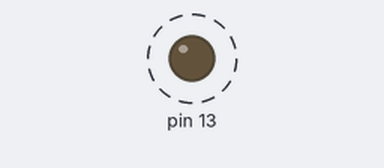
A sketch run on a simulated Arduino Uno, built with avr-gcc and run on an emulated ATmega328P. Shown: output pins drawn as LEDs (lit = HIGH). Dashed ring = blinking. What the sketch prints to the serial monitor is not drawn.

Above: at 0.5 s.
Timing chart, 0 to 4.6 s (numbered marks = the images above):
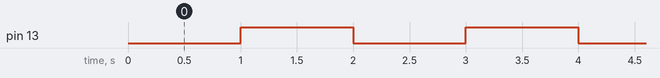

Measured:
- by itself, pin 13: alternates HIGH for 1.0 s and LOW for 1.0 s

The sketch:

timer1overflow_baremetal.ino
```cpp
#include <avr/io.h>
#include <avr/interrupt.h>

volatile uint8_t timerFlag = 0;


// Timer1 Overflow ISR
ISR(TIMER1_OVF_vect)
{
    // Reload Timer1 for approximately 1 second
    TCNT1 = 49911;

    timerFlag = 1;
}


void USART_Init(void)
{
    // 9600 baud, 16 MHz clock
    UBRR0H = 0;
    UBRR0L = 103;

    // Enable transmitter
    UCSR0B |= (1 << TXEN0);

    // 8-bit data, 1 stop bit, no parity
    UCSR0C |= (1 << UCSZ01) | (1 << UCSZ00);
}


void USART_SendChar(char data)
{
    while (!(UCSR0A & (1 << UDRE0)));

    UDR0 = data;
}


void USART_SendString(const char *str)
{
    while (*str)
    {
        USART_SendChar(*str);
        str++;
    }
}


int main(void)
{
    // D13 / PB5 → OUTPUT
    DDRB |= (1 << PB5);

    // Timer1 configuration
    TCCR1A = 0;
    TCCR1B = 0;

    // Load initial value
    TCNT1 = 49911;

    // Start Timer1 with 1024 prescaler
    TCCR1B |= (1 << CS12) | (1 << CS10);

    // Enable Timer1 overflow interrupt
    TIMSK1 |= (1 << TOIE1);

    // USART
    USART_Init();

    // Enable global interrupts
    sei();

    USART_SendString("System Started\r\n");

    while (1)
    {
        if (timerFlag)
        {
            timerFlag = 0;

            // Toggle D13
            PORTB ^= (1 << PB5);

            USART_SendString("Timer1 Overflow\r\n");
        }
    }
}
```
